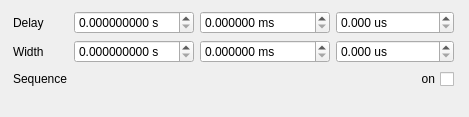
<?xml version="1.0" encoding="UTF-8"?>
<ui version="4.0">
 <class>PulseGeneratorWidgetClass</class>
 <widget class="QWidget" name="PulseGeneratorWidgetClass">
  <property name="geometry">
   <rect>
    <x>0</x>
    <y>0</y>
    <width>469</width>
    <height>117</height>
   </rect>
  </property>
  <property name="windowTitle">
   <string>Pulse Generator</string>
  </property>
  <layout class="QGridLayout" name="gridLayout_2">
   <property name="leftMargin">
    <number>9</number>
   </property>
   <item row="1" column="0">
    <layout class="QGridLayout" name="gridLayout" columnstretch="1,0,100,1">
     <property name="horizontalSpacing">
      <number>6</number>
     </property>
     <item row="1" column="3">
      <spacer name="horizontalSpacer_2">
       <property name="orientation">
        <enum>Qt::Orientation::Horizontal</enum>
       </property>
       <property name="sizeHint" stdset="0">
        <size>
         <width>40</width>
         <height>20</height>
        </size>
       </property>
      </spacer>
     </item>
     <item row="0" column="2">
      <layout class="QHBoxLayout" name="horizontalLayoutDelay">
       <item>
        <widget class="QDoubleSpinBox" name="doubleSpinBoxDelaySeconds">
         <property name="whatsThis">
          <string>&lt;html&gt;&lt;head/&gt;&lt;body&gt;&lt;p&gt;Delay is the time between the rising edge of the trigger signal and the rising edge of the output signal.&lt;/p&gt;&lt;p&gt;Min: 0 ns&lt;br/&gt;Step: 32 ns (Values between are rounded down to the next valid step)&lt;br/&gt;Max: 2.097.120 ns (which is 65.535 * 32 ns)&lt;/p&gt;&lt;p&gt;Delay is controlled by the function DLLCamIOCtrl_setPulseDelay.&lt;/p&gt;&lt;/body&gt;&lt;/html&gt;</string>
         </property>
         <property name="suffix">
          <string> s</string>
         </property>
         <property name="decimals">
          <number>9</number>
         </property>
         <property name="maximum">
          <double>100.000000000000000</double>
         </property>
        </widget>
       </item>
       <item>
        <widget class="QDoubleSpinBox" name="doubleSpinBoxDelayMilliseconds">
         <property name="whatsThis">
          <string>&lt;html&gt;&lt;head/&gt;&lt;body&gt;&lt;p&gt;Delay is the time between the rising edge of the trigger signal and the rising edge of the output signal.&lt;/p&gt;&lt;p&gt;Min: 0 ns&lt;br/&gt;Step: 32 ns (Values between are rounded down to the next valid step)&lt;br/&gt;Max: 2.097.120 ns (which is 65.535 * 32 ns)&lt;/p&gt;&lt;p&gt;Delay is controlled by the function DLLCamIOCtrl_setPulseDelay.&lt;/p&gt;&lt;/body&gt;&lt;/html&gt;</string>
         </property>
         <property name="suffix">
          <string> ms</string>
         </property>
         <property name="decimals">
          <number>6</number>
         </property>
         <property name="maximum">
          <double>100000.000000000000000</double>
         </property>
        </widget>
       </item>
       <item>
        <widget class="QDoubleSpinBox" name="doubleSpinBoxDelayMicroseconds">
         <property name="whatsThis">
          <string>&lt;html&gt;&lt;head/&gt;&lt;body&gt;&lt;p&gt;Delay is the time between the rising edge of the trigger signal and the rising edge of the output signal.&lt;/p&gt;&lt;p&gt;Min: 0 ns&lt;br/&gt;Step: 32 ns (Values between are rounded down to the next valid step)&lt;br/&gt;Max: 2.097.120 ns (which is 65.535 * 32 ns)&lt;/p&gt;&lt;p&gt;Delay is controlled by the function DLLCamIOCtrl_setPulseDelay.&lt;/p&gt;&lt;/body&gt;&lt;/html&gt;</string>
         </property>
         <property name="suffix">
          <string> us</string>
         </property>
         <property name="decimals">
          <number>3</number>
         </property>
         <property name="maximum">
          <double>100000000.000000000000000</double>
         </property>
        </widget>
       </item>
      </layout>
     </item>
     <item row="2" column="2">
      <widget class="QCheckBox" name="checkBoxSequenceOn">
       <property name="layoutDirection">
        <enum>Qt::LayoutDirection::RightToLeft</enum>
       </property>
       <property name="text">
        <string>on</string>
       </property>
       <property name="checked">
        <bool>false</bool>
       </property>
      </widget>
     </item>
     <item row="1" column="2">
      <layout class="QHBoxLayout" name="horizontalLayoutWidth">
       <item>
        <widget class="QDoubleSpinBox" name="doubleSpinBoxWidthSeconds">
         <property name="whatsThis">
          <string>&lt;html&gt;&lt;head/&gt;&lt;body&gt;&lt;p&gt;Width is the time between the rising edge of the output signal and the falling edge of the output signal.&lt;/p&gt;&lt;p&gt;Min: 0 ns&lt;br/&gt;Step: 32 ns (Values between are rounded down to the next valid step)&lt;br/&gt;Max: 2.097.120 ns (which is 65.535 * 32 ns)&lt;/p&gt;&lt;p&gt;Width is controlled by the function DLLCamIOCtrl_setPulseWidth.&lt;/p&gt;&lt;/body&gt;&lt;/html&gt;</string>
         </property>
         <property name="suffix">
          <string> s</string>
         </property>
         <property name="decimals">
          <number>9</number>
         </property>
         <property name="maximum">
          <double>100.000000000000000</double>
         </property>
        </widget>
       </item>
       <item>
        <widget class="QDoubleSpinBox" name="doubleSpinBoxWidthMilliseconds">
         <property name="whatsThis">
          <string>&lt;html&gt;&lt;head/&gt;&lt;body&gt;&lt;p&gt;Width is the time between the rising edge of the output signal and the falling edge of the output signal.&lt;/p&gt;&lt;p&gt;Min: 0 ns&lt;br/&gt;Step: 32 ns (Values between are rounded down to the next valid step)&lt;br/&gt;Max: 2.097.120 ns (which is 65.535 * 32 ns)&lt;/p&gt;&lt;p&gt;Width is controlled by the function DLLCamIOCtrl_setPulseWidth.&lt;/p&gt;&lt;/body&gt;&lt;/html&gt;</string>
         </property>
         <property name="suffix">
          <string> ms</string>
         </property>
         <property name="decimals">
          <number>6</number>
         </property>
         <property name="maximum">
          <double>100000.000000000000000</double>
         </property>
        </widget>
       </item>
       <item>
        <widget class="QDoubleSpinBox" name="doubleSpinBoxWidthMicroseconds">
         <property name="whatsThis">
          <string>&lt;html&gt;&lt;head/&gt;&lt;body&gt;&lt;p&gt;Width is the time between the rising edge of the output signal and the falling edge of the output signal.&lt;/p&gt;&lt;p&gt;Min: 0 ns&lt;br/&gt;Step: 32 ns (Values between are rounded down to the next valid step)&lt;br/&gt;Max: 2.097.120 ns (which is 65.535 * 32 ns)&lt;/p&gt;&lt;p&gt;Width is controlled by the function DLLCamIOCtrl_setPulseWidth.&lt;/p&gt;&lt;/body&gt;&lt;/html&gt;</string>
         </property>
         <property name="suffix">
          <string> us</string>
         </property>
         <property name="decimals">
          <number>3</number>
         </property>
         <property name="maximum">
          <double>100000000.000000000000000</double>
         </property>
        </widget>
       </item>
      </layout>
     </item>
     <item row="2" column="1">
      <widget class="QLabel" name="labelSequenceOn">
       <property name="whatsThis">
        <string>&lt;html&gt;&lt;head/&gt;&lt;body&gt;&lt;p&gt;Sequence represents the high / low states of the output signal. On each trigger an output signal is generated depending on the current position in the sequence. All three representations (Dec, Hex, Bin) are editing the same output sequence. The sequence is LSB first, so the first digit from the right in Bin is the first high / low state of the output signal. When the last digit is reached the sequence starts back at the LSB. Also each DLLInitMeasurement() resets the sequence cursor to the first position, so that happens every time when pressing start in the main window of Escam.&lt;/p&gt;&lt;p&gt;The sequence is set by the function DLLCamIOCtrl_setSequence.&lt;/p&gt;&lt;/body&gt;&lt;/html&gt;</string>
       </property>
       <property name="text">
        <string>Sequence</string>
       </property>
      </widget>
     </item>
     <item row="1" column="0">
      <spacer name="horizontalSpacer">
       <property name="orientation">
        <enum>Qt::Orientation::Horizontal</enum>
       </property>
       <property name="sizeHint" stdset="0">
        <size>
         <width>40</width>
         <height>20</height>
        </size>
       </property>
      </spacer>
     </item>
     <item row="0" column="1">
      <widget class="QLabel" name="labelDelay">
       <property name="whatsThis">
        <string>&lt;html&gt;&lt;head/&gt;&lt;body&gt;&lt;p&gt;Delay is the time between the rising edge of the trigger signal and the rising edge of the output signal.&lt;/p&gt;&lt;p&gt;Min: 0 ns&lt;br/&gt;Step: 32 ns (Values between are rounded down to the next valid step)&lt;br/&gt;Max: 2.097.120 ns (which is 65.535 * 32 ns)&lt;/p&gt;&lt;p&gt;Delay is controlled by the function DLLCamIOCtrl_setPulseDelay.&lt;/p&gt;&lt;/body&gt;&lt;/html&gt;</string>
       </property>
       <property name="text">
        <string>Delay</string>
       </property>
      </widget>
     </item>
     <item row="1" column="1">
      <widget class="QLabel" name="labelWidth">
       <property name="whatsThis">
        <string>&lt;html&gt;&lt;head/&gt;&lt;body&gt;&lt;p&gt;Width is the time between the rising edge of the output signal and the falling edge of the output signal.&lt;/p&gt;&lt;p&gt;Min: 0 ns&lt;br/&gt;Step: 32 ns (Values between are rounded down to the next valid step)&lt;br/&gt;Max: 2.097.120 ns (which is 65.535 * 32 ns)&lt;/p&gt;&lt;p&gt;Width is controlled by the function DLLCamIOCtrl_setPulseWidth.&lt;/p&gt;&lt;/body&gt;&lt;/html&gt;</string>
       </property>
       <property name="text">
        <string>Width</string>
       </property>
      </widget>
     </item>
     <item row="3" column="1" colspan="2">
      <widget class="NumericConverterWidget" name="widgetNumericConverter" native="true">
       <property name="sizePolicy">
        <sizepolicy hsizetype="MinimumExpanding" vsizetype="Preferred">
         <horstretch>0</horstretch>
         <verstretch>0</verstretch>
        </sizepolicy>
       </property>
      </widget>
     </item>
    </layout>
   </item>
   <item row="5" column="0">
    <spacer name="verticalSpacer_2">
     <property name="orientation">
      <enum>Qt::Orientation::Vertical</enum>
     </property>
     <property name="sizeHint" stdset="0">
      <size>
       <width>20</width>
       <height>40</height>
      </size>
     </property>
    </spacer>
   </item>
   <item row="0" column="0">
    <spacer name="verticalSpacer">
     <property name="orientation">
      <enum>Qt::Orientation::Vertical</enum>
     </property>
     <property name="sizeHint" stdset="0">
      <size>
       <width>20</width>
       <height>2</height>
      </size>
     </property>
    </spacer>
   </item>
  </layout>
 </widget>
 <layoutdefault spacing="6" margin="11"/>
 <customwidgets>
  <customwidget>
   <class>NumericConverterWidget</class>
   <extends>QWidget</extends>
   <header>numericconverterwidget.h</header>
   <container>1</container>
  </customwidget>
 </customwidgets>
 <resources/>
 <connections/>
</ui>
